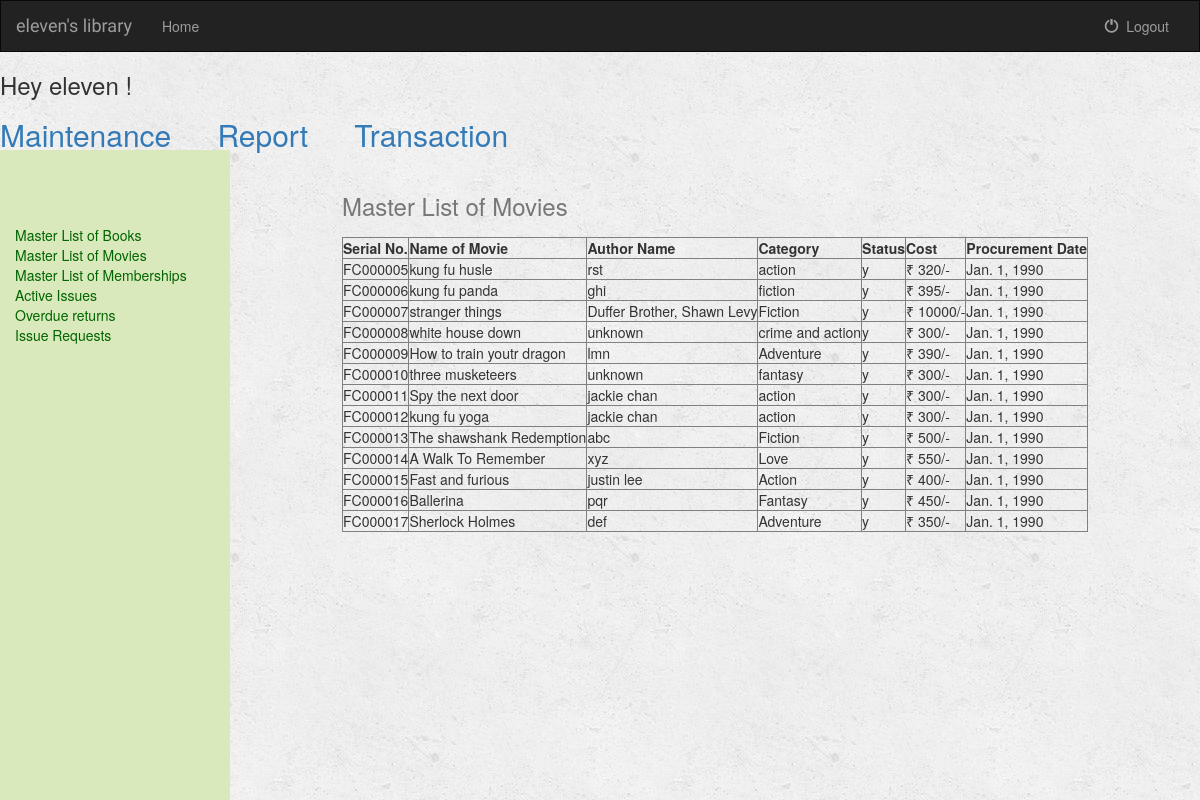
The app's page /management/mlmovies/ (signed in), older data.
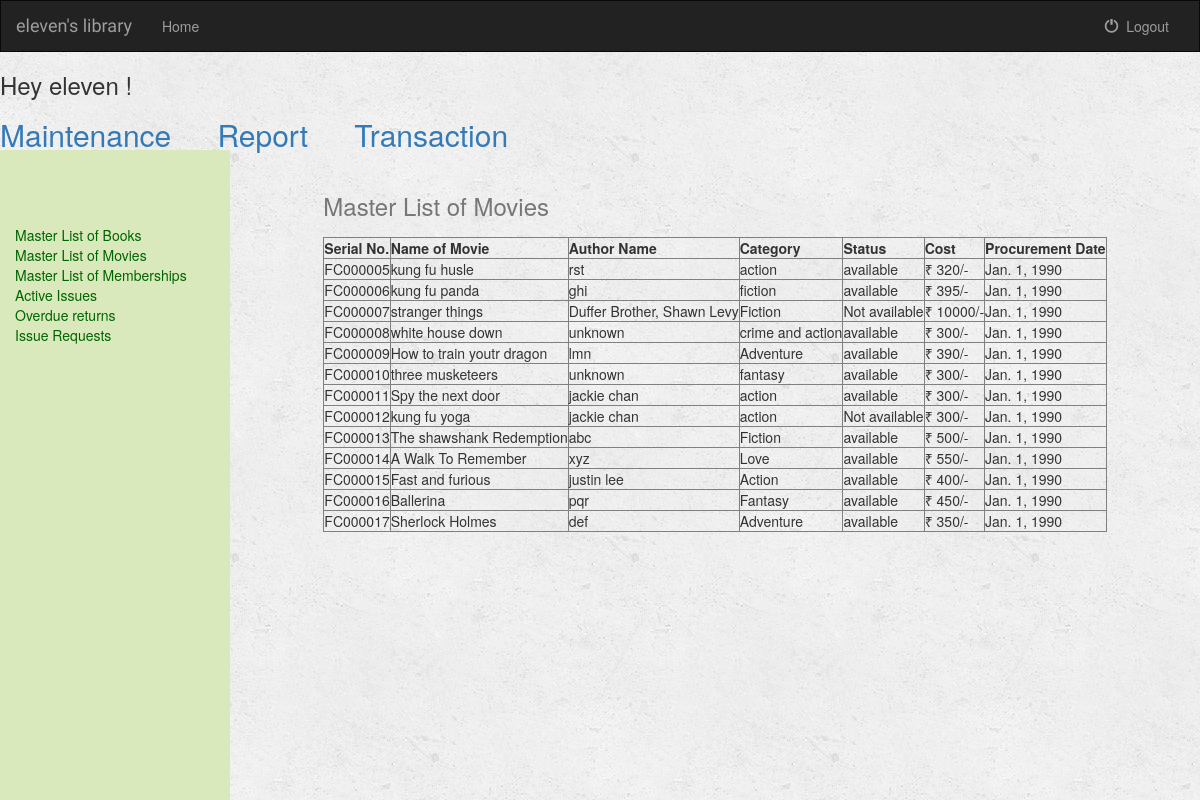
The same page, newer data.
### management/models.py (models this page shows, shortened)
class Movies(models.Model):
    serial = models.CharField(max_length=200, primary_key=True)
    name = models.CharField(max_length=200)
    author = models.CharField(max_length=200)
    category = models.CharField(max_length=200)
    status = models.CharField(max_length=200)
    cost = models.IntegerField()
    procurement = models.DateField(null=True, blank=True)
    quantity = models.IntegerField(default=1)

### management/views.py (the view)
def mlmovies(request):
    if not request.user.is_authenticated():
        return render(request, 'management/login.html')
    else:
        return render(request, 'management/repo.html', context={'user': request.user, 'mlmovies': Movies.objects.all().order_by('serial')} )

### management/templates/management/repo.html (shortened to what this page needs)
{% extends 'management/home.html' %}
{% block leftbody %}
	<nav id="nav">
		<div class="innertube">
			<ul>
			<br><br><br>
				<li><a href="/management/mlbooks/">Master List of Books<a></li>
				<li><a href="/management/mlmovies/">Master List of Movies<a></li>
				<li><a href="/management/mlmember/">Master List of Memberships<a></li>
				<li><a href="/management/actissues/">Active Issues<a></li>
				<li><a href="/management/overdueslist/">Overdue returns<a></li>
				<li><a href=#>Issue Requests<a></li>
			</ul>
			</div>
		</nav>
{% endblock %}
{% block rightbody %}
	{% if mlmovies %}
		<center>
			<table cellspacing="50", border="1", align="center" >
                   <caption><h3>Master List of Movies</h3></caption>
				   <tr>
				   <th>Serial No.</th><th>Name of Movie</th><th>Author Name</th><th>Category</th><th>Status</th><th>Cost</th><th>Procurement Date</th>
				   </tr>
				   {% for movie_object in mlmovies %}
						<tr>
						<td>{{movie_object.serial}}</td><td>{{movie_object.name}}</td><td>{{movie_object.author}}</td><td>{{movie_object.category}}</td><td>{{movie_object.status}}</td><td>₹ {{movie_object.cost}}/-</td><td>{{movie_object.procurement}}</td>
						</tr>
				   {% endfor %}
			</table>
		</center>
	{% endif %}
{% endblock %}

Row changes from the older to the newer data that the page shows:
changed Movies "FC000005": status "y" → "available"
changed Movies "FC000006": status "y" → "available"
changed Movies "FC000007": status "y" → "Not available"
changed Movies "FC000008": status "y" → "available"
changed Movies "FC000009": status "y" → "available"
changed Movies "FC000010": status "y" → "available"
changed Movies "FC000011": status "y" → "available"
changed Movies "FC000012": status "y" → "Not available"
changed Movies "FC000013": status "y" → "available"
changed Movies "FC000014": status "y" → "available"
changed Movies "FC000015": status "y" → "available"
changed Movies "FC000016": status "y" → "available"
changed Movies "FC000017": status "y" → "available"
